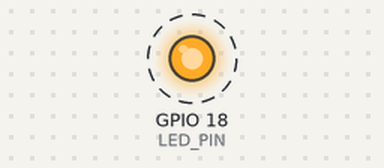
A program run on a simulated Raspberry Pi (BCM pin numbers). On the bench: output pins drawn as LEDs (lit = HIGH). Dashed ring = blinking.

Above: at 0.2 s.
Timing chart, 0 to 3.0 s (numbered marks = the images above):
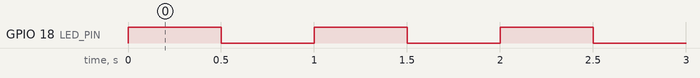

The program:

2._Blink_Forever.py
```python
import RPi.GPIO as GPIO
import time

GPIO.setmode(GPIO.BCM)

LED_PIN = 18
GPIO.setup(LED_PIN, GPIO.OUT)

while True:
    GPIO.output(LED_PIN, True)
    time.sleep(0.5)
    GPIO.output(LED_PIN, False)
    time.sleep(0.5)

GPIO.cleanup()
```

Measured:
- by itself, GPIO 18 (LED_PIN): alternates HIGH for 0.50 s and LOW for 0.50 s
